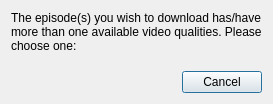
<?xml version="1.0" encoding="UTF-8"?>
<ui version="4.0">
 <class>dialog</class>
 <widget class="QDialog" name="dialog">
  <property name="windowModality">
   <enum>Qt::ApplicationModal</enum>
  </property>
  <property name="windowTitle">
   <string>Choose a video bitrate</string>
  </property>
  <layout class="QVBoxLayout" name="verticalLayout_2">
   <item>
    <widget class="QLabel" name="label">
     <property name="text">
      <string>The episode(s) you wish to download has/have more than one available video qualities. Please choose one:</string>
     </property>
     <property name="textFormat">
      <enum>Qt::PlainText</enum>
     </property>
     <property name="wordWrap">
      <bool>true</bool>
     </property>
    </widget>
   </item>
   <item>
    <spacer name="verticalSpacer_2">
     <property name="orientation">
      <enum>Qt::Vertical</enum>
     </property>
     <property name="sizeType">
      <enum>QSizePolicy::Fixed</enum>
     </property>
     <property name="sizeHint" stdset="0">
      <size>
       <width>20</width>
       <height>6</height>
      </size>
     </property>
    </spacer>
   </item>
   <item>
    <layout class="QVBoxLayout" name="buttons_vbox"/>
   </item>
   <item>
    <spacer name="verticalSpacer">
     <property name="orientation">
      <enum>Qt::Vertical</enum>
     </property>
     <property name="sizeType">
      <enum>QSizePolicy::Fixed</enum>
     </property>
     <property name="sizeHint" stdset="0">
      <size>
       <width>20</width>
       <height>6</height>
      </size>
     </property>
    </spacer>
   </item>
   <item>
    <widget class="QDialogButtonBox" name="buttonBox">
     <property name="orientation">
      <enum>Qt::Horizontal</enum>
     </property>
     <property name="standardButtons">
      <set>QDialogButtonBox::Cancel</set>
     </property>
     <property name="centerButtons">
      <bool>false</bool>
     </property>
    </widget>
   </item>
  </layout>
 </widget>
 <resources/>
 <connections>
  <connection>
   <sender>buttonBox</sender>
   <signal>accepted()</signal>
   <receiver>dialog</receiver>
   <slot>accept()</slot>
   <hints>
    <hint type="sourcelabel">
     <x>248</x>
     <y>254</y>
    </hint>
    <hint type="destinationlabel">
     <x>157</x>
     <y>274</y>
    </hint>
   </hints>
  </connection>
  <connection>
   <sender>buttonBox</sender>
   <signal>rejected()</signal>
   <receiver>dialog</receiver>
   <slot>reject()</slot>
   <hints>
    <hint type="sourcelabel">
     <x>316</x>
     <y>260</y>
    </hint>
    <hint type="destinationlabel">
     <x>286</x>
     <y>274</y>
    </hint>
   </hints>
  </connection>
 </connections>
</ui>
